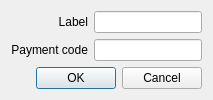
<?xml version="1.0" encoding="UTF-8"?>
<ui version="4.0">
 <class>AddContact</class>
 <widget class="QDialog" name="AddContact">
  <property name="windowTitle">
   <string>Add contact</string>
  </property>
  <layout class="QGridLayout" name="gridLayout">
   <item row="0" column="1">
    <widget class="QLineEdit" name="contactLabelText"/>
   </item>
   <item row="0" column="0">
    <widget class="QLabel" name="contactLabelLabel">
     <property name="text">
      <string>Label</string>
     </property>
     <property name="alignment">
      <set>Qt::AlignRight|Qt::AlignTrailing|Qt::AlignVCenter</set>
     </property>
    </widget>
   </item>
   <item row="2" column="0" colspan="2">
    <widget class="QDialogButtonBox" name="buttonBox">
     <property name="standardButtons">
      <set>QDialogButtonBox::Cancel|QDialogButtonBox::Ok</set>
     </property>
    </widget>
   </item>
   <item row="1" column="0">
    <widget class="QLabel" name="paymentCodeLabel">
     <property name="text">
      <string>Payment code</string>
     </property>
     <property name="alignment">
      <set>Qt::AlignRight|Qt::AlignTrailing|Qt::AlignVCenter</set>
     </property>
    </widget>
   </item>
   <item row="1" column="1">
    <widget class="QLineEdit" name="paymentCodeText"/>
   </item>
  </layout>
 </widget>
 <resources/>
 <connections/>
</ui>
